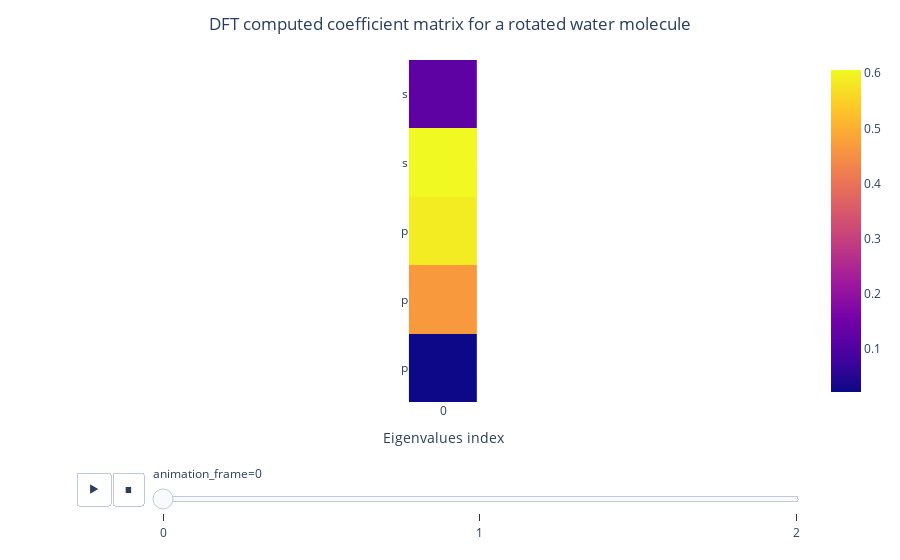

The notebook cell saved with this chart:
### Code cell
# Plot the coefficient matrix as it is
padded_coeff_matrix = coeff_matrix.get_padded_representation()
fig = px.imshow(coeff_matrix.get_padded_representation(), animation_frame=0)

fig.update_layout(title_text='DFT computed coefficient matrix for a rotated water molecule', title_x=0.5)
fig.update_xaxes(title_text="Eigenvalues index")
fig.update_xaxes(
    ticktext=np.arange(8),
    tickvals=np.arange(8),
)
fig.update_yaxes(
    ticktext=["s", "s", "p", "p", "p"],
    tickvals=np.arange(11),
)
fig.show()

### Figure 1 — Plotly figure (JSON) as saved in the notebook; plotly's stock layout.template omitted (floating-point values rounded to 4 significant figures)
{"data": [{"coloraxis": "coloraxis", "hovertemplate": "x: %{x}<br>y: %{y}<br>color: %{z}<extra></extra>", "name": "0", "type": "heatmap", "xaxis": "x", "yaxis": "y", "z": [[0.1226], [0.6059], [0.5879], [0.4669], [0.02252]]}], "layout": {"coloraxis": {"colorscale": [[0, "#0d0887"], [0.1111, "#46039f"], [0.2222, "#7201a8"], [0.3333, "#9c179e"], [0.4444, "#bd3786"], [0.5556, "#d8576b"], [0.6667, "#ed7953"], [0.7778, "#fb9f3a"], [0.8889, "#fdca26"], [1, "#f0f921"]]}, "margin": {"t": 60}, "sliders": [{"active": 0, "currentvalue": {"prefix": "animation_frame="}, "len": 0.9, "pad": {"b": 10, "t": 60}, "steps": [{"args": [["0"], {"frame": {"duration": 0, "redraw": true}, "fromcurrent": true, "mode": "immediate", "transition": {"duration": 0, "easing": "linear"}}], "label": "0", "method": "animate"}, {"args": [["1"], {"frame": {"duration": 0, "redraw": true}, "fromcurrent": true, "mode": "immediate", "transition": {"duration": 0, "easing": "linear"}}], "label": "1", "method": "animate"}, {"args": [["2"], {"frame": {"duration": 0, "redraw": true}, "fromcurrent": true, "mode": "immediate", "transition": {"duration": 0, "easing": "linear"}}], "label": "2", "method": "animate"}], "x": 0.1, "xanchor": "left", "y": 0, "yanchor": "top"}], "title": {"text": "DFT computed coefficient matrix for a rotated water molecule", "x": 0.5}, "updatemenus": [{"buttons": [{"args": [null, {"frame": {"duration": 500, "redraw": true}, "fromcurrent": true, "mode": "immediate", "transition": {"duration": 500, "easing": "linear"}}], "label": "&#9654;", "method": "animate"}, {"args": [[null], {"frame": {"duration": 0, "redraw": true}, "fromcurrent": true, "mode": "immediate", "transition": {"duration": 0, "easing": "linear"}}], "label": "&#9724;", "method": "animate"}], "direction": "left", "pad": {"r": 10, "t": 70}, "showactive": false, "type": "buttons", "x": 0.1, "xanchor": "right", "y": 0, "yanchor": "top"}], "xaxis": {"anchor": "y", "constrain": "domain", "domain": [0, 1], "scaleanchor": "y", "ticktext": [0, 1, 2, 3, 4, 5, 6, 7], "tickvals": [0, 1, 2, 3, 4, 5, 6, 7], "title": {"text": "Eigenvalues index"}}, "yaxis": {"anchor": "x", "autorange": "reversed", "constrain": "domain", "domain": [0, 1], "ticktext": ["s", "s", "p", "p", "p"], "tickvals": [0, 1, 2, 3, 4, 5, 6, 7, 8, 9, 10]}}}
